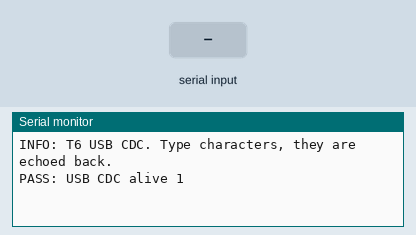
A sketch run on a simulated Arduino Uno, built with avr-gcc and run on an emulated ATmega328P. On the bench: the last lines printed to the serial monitor. The test bench sets the inputs (shaded band).

Above: at 1.2 s.
1.3 s: byte 30 received over Serial
At 1.9 s:
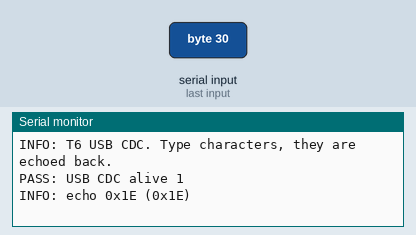
2.8 s: byte 90 received over Serial
At 2.96 s:
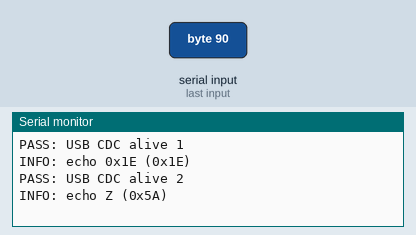
4.3 s: byte 120 received over Serial
At 4.8 s:
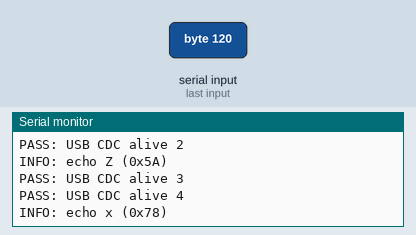
Timing chart, 0 to 7.3 s (numbered marks = the images above; inputs shaded):
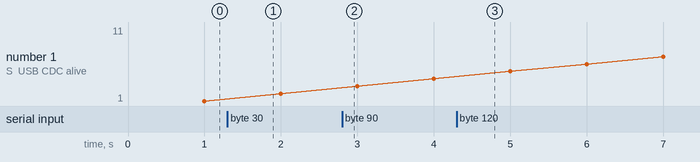

The sketch:

t6_usb.ino
```cpp
// T6 USB: USB CDC (Serial) alive check. Prints a heartbeat every second
// and echoes every character typed on the laptop side.

static uint32_t lastBeat = 0;
static uint32_t beats = 0;

void setup() {
  Serial.begin(115200);
  uint32_t t = millis();
  while (!Serial && millis() - t < 3000) {}

  Serial.println("INFO: T6 USB CDC. Type characters, they are echoed back.");
  lastBeat = millis();
}

void loop() {
  if (millis() - lastBeat >= 1000) {
    lastBeat = millis();
    beats++;
    Serial.print("PASS: USB CDC alive ");
    Serial.println(beats);
  }

  while (Serial.available() > 0) {
    int c = Serial.read();
    if (c < 0) break;
    Serial.print("INFO: echo ");
    if (c >= 0x20 && c < 0x7F) {
      Serial.write((uint8_t)c);
    } else {
      Serial.print("0x");
      Serial.print(c, HEX);
    }
    Serial.print(" (0x");
    Serial.print(c, HEX);
    Serial.println(")");
  }
}
```

Measured:
- after the input at 1.3 s, the serial monitor: prints a new line at once (image 1)
- after the input at 2.8 s, the serial monitor: prints a new line at once (image 2)
- after the input at 4.3 s, the serial monitor: prints a new line at once (image 3)
